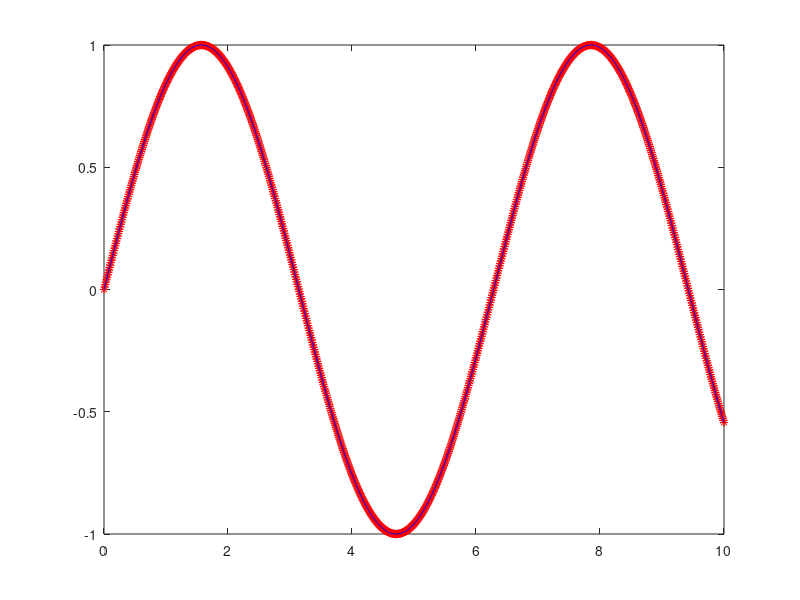
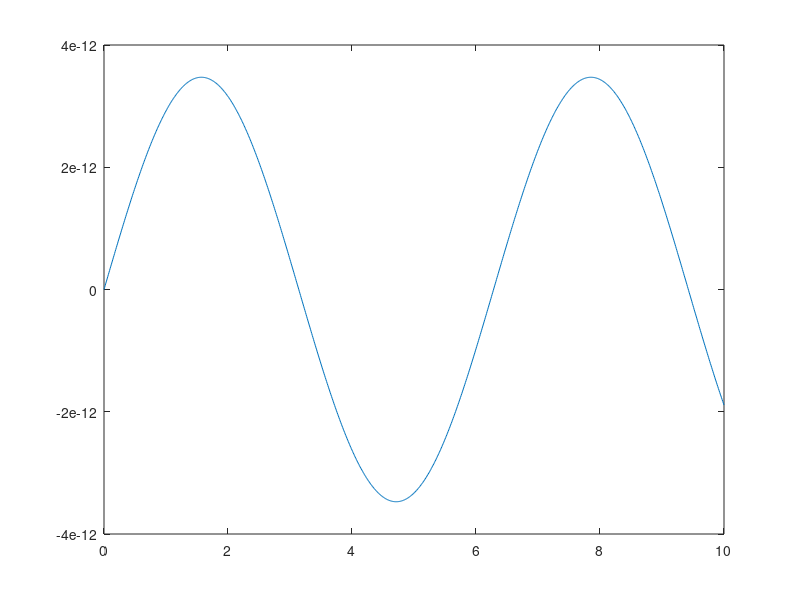

These charts were generated, in order, by the following MATLAB code:
f = @(x,y) cos(x)

h = 0.01;
x = [0:h:10];
y0 = 0;
y = zeros(size(x));
y(1) = y0;

for i = 2:size(y,2)

    K1 = f(x(i - 1),y(i - 1));
    K2 = f(x(i - 1) + 0.5*h, y(i - 1) + h*0.5 * K1);
    K3 = f(x(i - 1) + 0.5*h, y(i-1)+0.5*h*K2);
    K4 = f(x(i - 1) + h,y(i - 1) + h*K3);

    y(i) = y(i - 1) + (K1 + 2*K2+2*K3+K4)*h/6;

end
plot(x,y,'r*',x,sin(x),'b')

figure()

plot(x,y-(sin(x)))
